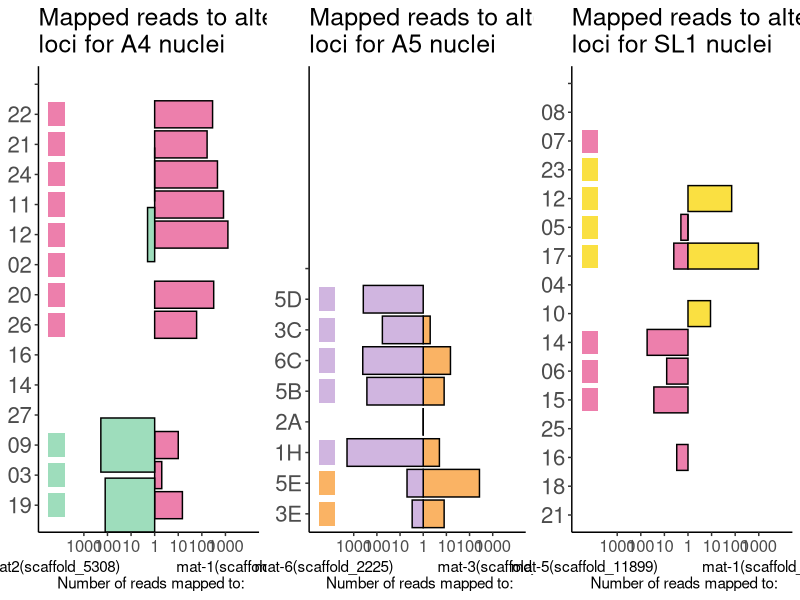

Generate this figure with R:
library(ggplot2)
library(gridExtra)
SL1_mat5 = c("17","05","12","23")
SL1_mat1 = c("14","15","06","07")
A4_mat2 = c("03","19","09")
A4_mat1 = c("26","20","02","12","11","24","21","22")
A5_mat3 = c("3E","5E")
A5_mat6 = c("1H","5B","6C","3C","5D")
setwd("/Users/user/Desktop/Chen.analysis")

A4 <- data.frame(
labels = c("19","03","09","27","14","16","26","20","02","12","11","24","21","22",""),
m511 =  c(  15,   2,  10,   0,   0,   0,  60, 318,   0,1273, 828, 459, 167, 285,0),
m5308 = c( 125,   0, 191,   0,   0,   0,   0,   0,   0,   2,   0,   1,   0,   0,0))

A4$log511 <- log10(A4$m511)
A4$log5308 <- -log10(A4$m5308)

A5 <- data.frame(
  labels=c("3E","5E","1H","2A","5B","6C","3C","5D","","","","","","",""),
  m4735=c(    8, 268,   5,   1,   8,  15,   2,   0,NA,NA,NA,NA,NA,NA,NA),
  m2225=c(    3,   5,1947,   1, 270, 407,  58, 386,NA,NA,NA,NA,NA,NA,NA))

A5$log4735 <- log10(A5$m4735)
A5$log2225 <- -log10(A5$m2225)

SL1 <- data.frame(
  labels=c("21","18","16","25","15","06","14","10","04","17","05","12","23","07","08", ""),
  m11994=c(   0,   0,   0,   0,   0,   0,   0,   9,   0, 964,   1,  71,   0,   0,   0,  0),
  m11899=c(   0,   0,   3,   0,  28,   8,  54,   0,   0,   4,   2,   0,   0,   0,   0,  0)
)

SL1$log11994 <- log10(SL1$m11994)
SL1$log11899 <- -log10(SL1$m11899)

theme_set(theme_classic())
theme_update(axis.title.y=element_blank(),
             axis.text.y=element_text(size=16),
             plot.title = element_text(size = 18),
             axis.text.x=element_text(size=12))

p1 <- ggplot() + 
  geom_bar(data = A4[which(A4$m511>0),], aes(x=labels, y=log511),stat = "identity",fill="#ed7facff",color="black") +
  geom_bar(data = A4[which(A4$m5308>0),], aes(x=labels, y=log5308),stat = "identity",fill="#9eddbcff",color="black") +
  coord_flip() + scale_x_discrete(limits=A4$labels) + 
  theme(axis.text.y=element_text(size=16),plot.title = element_text(size = 18)) + 
  scale_y_continuous(breaks = c(-3,-2,-1,0,1,2,3),labels=c("1000","100","10","1","10","100","1000"),limits=c(-4.5,4))+
  ylab('mat2(scaffold_5308)              mat-1(scaffold_511) \n Number of reads mapped to:') + ggtitle("Mapped reads to alternate mating \nloci for A4 nuclei")+
  geom_rect(aes(ymin=-4.5,ymax=-3.8,
                xmin=which(A4$labels %in% A4_mat2)-0.4,
                xmax=which(A4$labels %in% A4_mat2)+0.4),fill="#9eddbcff")+
  geom_rect(aes(ymin=-4.5,ymax=-3.8,
                xmin=which(A4$labels %in% A4_mat1)-0.4,
                xmax=which(A4$labels %in% A4_mat1)+0.4),fill="#ed7facff")
p2 <- ggplot() + 
  geom_bar(data = A5[which(A5$m4735>0),], aes(x=labels, y=log4735),stat = "identity",fill="#fab364ff",color="black") +
  geom_bar(data = A5[which(A5$m2225>0),], aes(x=labels, y=log2225),stat = "identity",fill="#d0b5e0ff",color="black") +
  coord_flip() + scale_x_discrete(limits=A5$labels) +
  theme(axis.text.y=element_text(size=16),plot.title = element_text(size = 18))+ 
  scale_y_continuous(breaks = c(-3,-2,-1,0,1,2,3),labels=c("1000","100","10","1","10","100","1000"),limits=c(-4.5,4))+
  ylab('mat-6(scaffold_2225)           mat-3(scaffold_4735) \n Number of reads mapped to:') + ggtitle("Mapped reads to alternate mating\nloci for A5 nuclei")+
  geom_rect(aes(ymin=-4.5,ymax=-3.8,
                xmin=which(A5$labels %in% A5_mat3)-0.4,
                xmax=which(A5$labels %in% A5_mat3)+0.4),fill="#fab364ff")+
  geom_rect(aes(ymin=-4.5,ymax=-3.8,
                xmin=which(A5$labels %in% A5_mat6)-0.4,
                xmax=which(A5$labels %in% A5_mat6)+0.4),fill="#d0b5e0ff")
p3 <- ggplot() + 
  geom_bar(data =SL1[which(SL1$m11899>0),], aes(x=labels, y=log11899),stat = "identity",fill="#ed7facff",color="black") +
  geom_bar(data =SL1[which(SL1$m11994>0),], aes(x=labels, y=log11994),stat = "identity",fill="#fae041ff",color="black") +
  scale_x_discrete(limits=SL1$labels) + coord_flip() +
  scale_y_continuous(breaks = c(-3,-2,-1,0,1,2,3),labels=c("1000","100","10","1","10","100","1000"),limits=c(-4.5,4))+
  ylab('mat-5(scaffold_11899)           mat-1(scaffold_11994) \n Number of reads mapped to:') + ggtitle("Mapped reads to alternate mating\nloci for SL1 nuclei")+
  geom_rect(aes(ymin=-4.5,ymax=-3.8,
                xmin=which(SL1$labels %in% SL1_mat1)-0.4,
                xmax=which(SL1$labels %in% SL1_mat1)+0.4),fill="#ed7facff")+
  geom_rect(aes(ymin=-4.5,ymax=-3.8,
                xmin=which(SL1$labels %in% SL1_mat5)-0.4,
                xmax=which(SL1$labels %in% SL1_mat5)+0.4),fill="#fae041ff")
png("/Users/user/Desktop/Chen.analysis/mating_read.March26.png",width=1500,height=500)
grid.arrange(p1,p2,p3,nrow=1)
dev.off()

